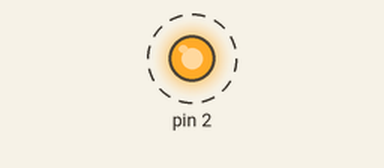
A sketch run on a simulated Arduino Uno, built with avr-gcc and run on an emulated ATmega328P. Shown: output pins drawn as LEDs (lit = HIGH). Dashed ring = blinking.

Above: at 0.5 s.
Timing chart, 0 to 3.0 s (numbered marks = the images above):
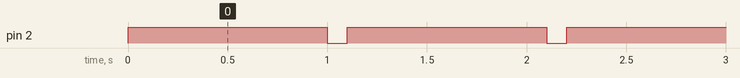

Measured:
- by itself, pin 2: alternates HIGH for 1.0 s and LOW for 0.10 s

The sketch:

Helloworld_led_1.ino
```cpp
void setup() {
  pinMode(2,OUTPUT);
  // put your setup code here, to run once:

}

void loop() {
  digitalWrite(2,HIGH);
  delay(1000);
  digitalWrite(2,LOW);
  delay(100);
  // put your main code here, to run repeatedly:

}
```
